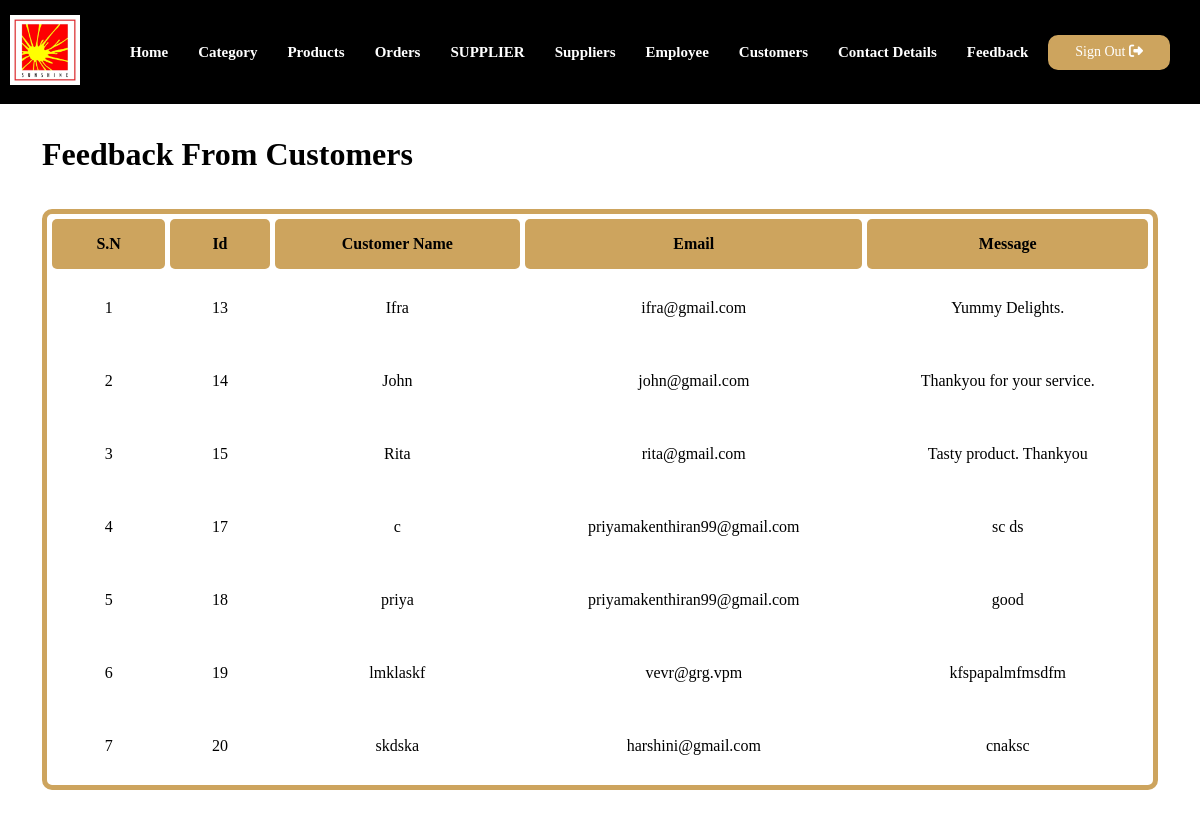
The app's page /admin/feedback.php (signed in) with its own data.
### tables this page shows
CREATE TABLE `feedback` (
  `id` int(11) NOT NULL,
  `customer_username` varchar(50) NOT NULL,
  `supplier_username` varchar(50) NOT NULL,
  `email` varchar(50) NOT NULL,
  `message` varchar(255) NOT NULL
);

### admin/feedback.php (the view)
<?php include('partials/menuu.php');?>
<div class="main-content">
    <div class="wrapper">
        <h1>Feedback From Customers</h1><br><br>
        <table  cellspacing="5px" >
            <thead style="height: 50px;">
            <tr>
                <th>S.N</th>
                <th>Id</th>
                <th>Customer Name</th>
                <th>Email</th>
                <th>Message</th>
            </tr>
        </thead>
            <?php
                $sql = "SELECT * FROM feedback";
                $res = mysqli_query($conn,$sql);
                $count = mysqli_num_rows($res);
                $sn = 1;
                if($count>0)
                {
                    while($row=mysqli_fetch_assoc($res))
                    {
                        $id = $row['id'];
                        $customer_username = $row['customer_username'];
                        $email = $row['email'];
                        $message = $row['message'];
                        ?>
                    <tr>
                        <td><?php echo $sn++; ?></td>
                        <td><?php echo $id; ?></td>
                        <td><?php echo $customer_username; ?></td>
                        <td><?php echo $email; ?></td>
                        <td><?php echo $message; ?></td>
                    </tr>
                        <?php
                    }
                }
            ?>
        </table>
    </div>
</div>

### assets/css/admins.css (style rules this page uses)
:root { --heading1: 'Permanent Marker', cursive; --heading2: 'Barlow', sans-serif; --para: 'Roboto', sans-serif; --yellow: #cda45e; --brown: #151515; --black: #000; --white: #fff; --lightwhite: #d1d5db; }
* { padding: 0px; margin: 0px; box-sizing: border-box; }
.wrapper { padding: 1%; width: 95%; margin: 0 auto; }
table { border: 5px solid var(--yellow); border-radius: 10px; width: 100%; }
table thead tr th { margin: 0px ; border-radius: 5px; background: var(--yellow); padding: 3px 25px; text-align: center; }
table tr td { text-align: center; padding: 25px 5px; }
.main-content { padding: 20px 0; }

### records on screen
feedback: id "13", customer_username "Ifra", email "ifra@gmail.com", message "Yummy Delights."
feedback: id "14", customer_username "John", email "john@gmail.com", message "Thankyou for your service."
feedback: id "15", customer_username "Rita", email "rita@gmail.com", message "Tasty product. Thankyou"
feedback: id "17", customer_username "c", email "priyamakenthiran99@gmail.com", message "sc ds"
feedback: id "18", customer_username "priya", email "priyamakenthiran99@gmail.com", message "good"
feedback: id "19", customer_username "lmklaskf", email "vevr@grg.vpm", message "kfspapalmfmsdfm"
feedback: id "20", customer_username "skdska", email "harshini@gmail.com", message "cnaksc"
